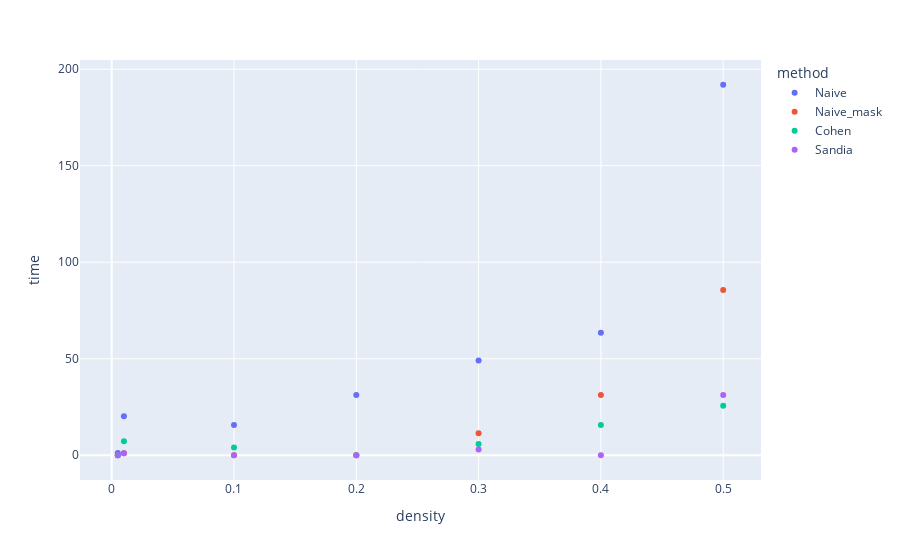

Source (notebook cell):
### Code cell
px.scatter(res2, x = 'density', y = 'time', color = 'method')

### Figure 1 — Plotly figure (JSON) as saved in the notebook; plotly's stock layout.template omitted (floating-point values rounded to 4 significant figures)
{"data": [{"hovertemplate": "method=Naive<br>density=%{x}<br>time=%{y}<extra></extra>", "legendgroup": "Naive", "marker": {"color": "#636efa", "symbol": "circle"}, "mode": "markers", "name": "Naive", "orientation": "v", "showlegend": true, "type": "scatter", "x": [0.005, 0.01, 0.1, 0.2, 0.3, 0.4, 0.5], "xaxis": "x", "y": [1.179, 20.25, 15.65, 31.27, 49.07, 63.43, 191.9], "yaxis": "y"}, {"hovertemplate": "method=Naive_mask<br>density=%{x}<br>time=%{y}<extra></extra>", "legendgroup": "Naive_mask", "marker": {"color": "#EF553B", "symbol": "circle"}, "mode": "markers", "name": "Naive_mask", "orientation": "v", "showlegend": true, "type": "scatter", "x": [0.005, 0.01, 0.1, 0.2, 0.3, 0.4, 0.5], "xaxis": "x", "y": [0, 0.9992, 0, 0, 11.43, 31.18, 85.59], "yaxis": "y"}, {"hovertemplate": "method=Cohen<br>density=%{x}<br>time=%{y}<extra></extra>", "legendgroup": "Cohen", "marker": {"color": "#00cc96", "symbol": "circle"}, "mode": "markers", "name": "Cohen", "orientation": "v", "showlegend": true, "type": "scatter", "x": [0.005, 0.01, 0.1, 0.2, 0.3, 0.4, 0.5], "xaxis": "x", "y": [0, 7.255, 4.036, 0, 5.806, 15.63, 25.63], "yaxis": "y"}, {"hovertemplate": "method=Sandia<br>density=%{x}<br>time=%{y}<extra></extra>", "legendgroup": "Sandia", "marker": {"color": "#ab63fa", "symbol": "circle"}, "mode": "markers", "name": "Sandia", "orientation": "v", "showlegend": true, "type": "scatter", "x": [0.005, 0.01, 0.1, 0.2, 0.3, 0.4, 0.5], "xaxis": "x", "y": [0, 1.004, 0, 0, 3.0, 0, 31.25], "yaxis": "y"}], "layout": {"legend": {"title": {"text": "method"}, "tracegroupgap": 0}, "margin": {"t": 60}, "xaxis": {"anchor": "y", "domain": [0, 1], "title": {"text": "density"}}, "yaxis": {"anchor": "x", "domain": [0, 1], "title": {"text": "time"}}}}
